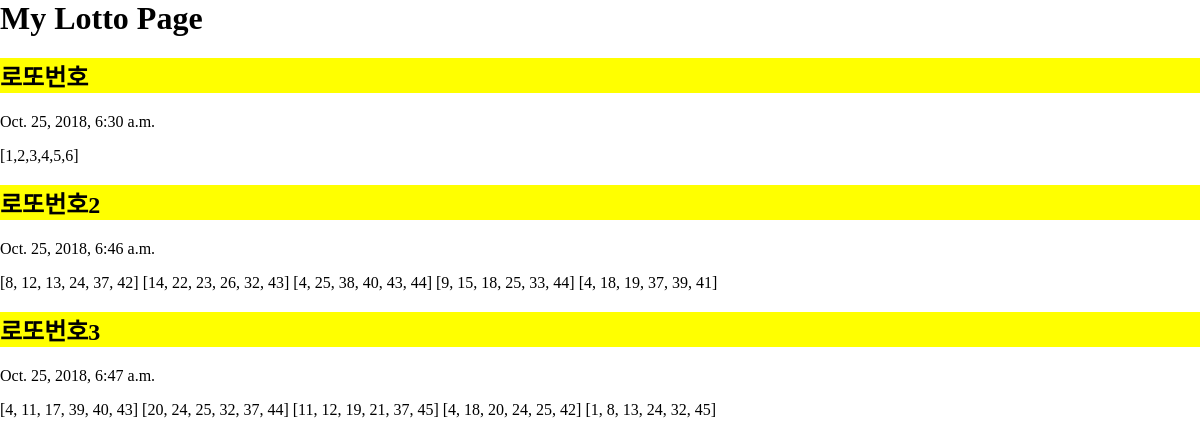
Page /lotto/ on the committed database.
### lotto/models.py (models this page shows, shortened)
class GuessNumbers(models.Model):
    name = models.CharField(max_length=24)
    lottos = models.CharField(max_length=255, default='[1,2,3,4,5,6]')
    text = models.CharField(max_length=255)
    num_lotto = models.IntegerField(default=5)
    update_date = models.DateTimeField()

### lotto/views.py (the view)
# urls.py: path('', views.index, name='lotto_index'),
def index(request):
    lottos = GuessNumbers.objects.all()
    location = Location.objects.get(id=1)
    return render(request, 'lotto/index.html', {'lottos': lottos, 'location': location})

### lotto/templates/lotto/index.html (shortened to what this page needs)
{% load static %}
<link rel="stylesheet" href="{% static 'css/style.css' %}">
<div class="page-header">
    <h1>My Lotto Page</h1>
</div>
{% for lotto in lottos %}
<div class="container lotto">
    <h2>{{ lotto.name }}</h2>
    <p>{{ lotto.update_date }}</p>
    <p>{{ lotto.lottos }}</p>
</div>
{% endfor %}
<!DOCTYPE html>
<html>
  <head>
  </head>
  <body>
    <div id="map"></div>
  </body>
</html>

### lotto/static/css/style.css (style rules this page uses)
h2 { background-color: yellow; }

### lotto/templates/lotto/index.html (style rules this page uses)
#map { height: 100%; }
html, body { height: 100%; margin: 0; padding: 0; }

### rows in the picture
GuessNumbers: name "로또번호", update_date "Oct. 25, 2018, 6:30 a.m.", lottos "[1,2,3,4,5,6]"
GuessNumbers: name "로또번호2", update_date "Oct. 25, 2018, 6:46 a.m.", lottos "[8, 12, 13, 24, 37, 42] [14, 22, 23, 26, 32, 43] [4, 25, 38, 40, 43, 44] [9, 15, 18, 25, 33, 44] [4, 18, 19, 37, 39, 41]"
GuessNumbers: name "로또번호3", update_date "Oct. 25, 2018, 6:47 a.m.", lottos "[4, 11, 17, 39, 40, 43] [20, 24, 25, 32, 37, 44] [11, 12, 19, 21, 37, 45] [4, 18, 20, 24, 25, 42] [1, 8, 13, 24, 32, 45]"
